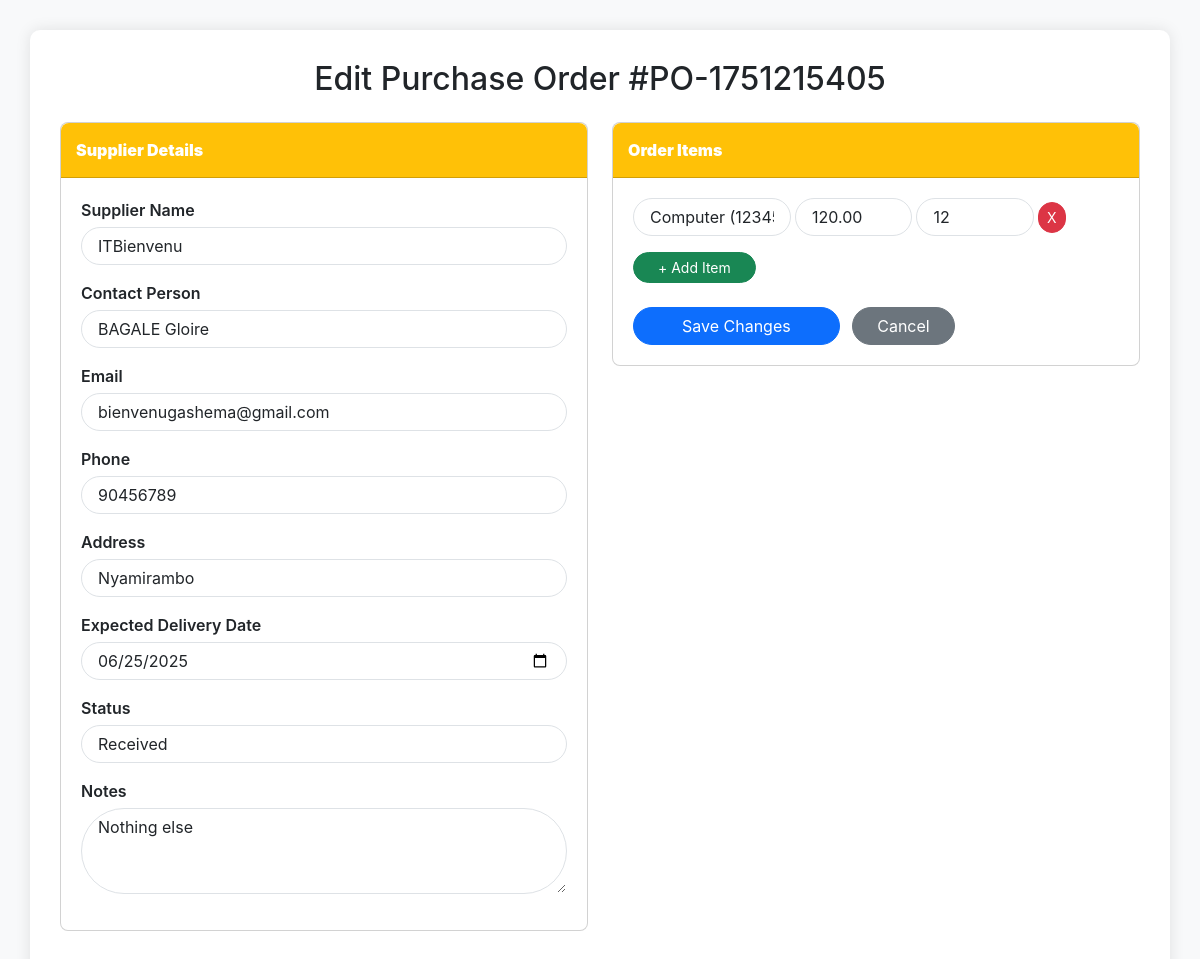
The page /edits/edit_purchase_order.php?po=PO-1751215405 (signed in) on the database its author committed.
### tables this page shows
CREATE TABLE `purchase_orders` (
  `id` int(11) NOT NULL,
  `po_number` varchar(50) NOT NULL,
  `supplier_name` varchar(100) NOT NULL,
  `supplier_contact_person` varchar(100) DEFAULT NULL,
  `supplier_email` varchar(100) DEFAULT NULL,
  `supplier_phone` varchar(50) DEFAULT NULL,
  `supplier_address` varchar(255) DEFAULT NULL,
  `total_amount` decimal(12,2) NOT NULL,
  `order_date` date DEFAULT curdate(),
  `expected_delivery_date` date DEFAULT NULL,
  `status` varchar(20) DEFAULT 'pending',
  `notes` text DEFAULT NULL,
  `created_by` int(11) NOT NULL,
  `created_at` timestamp NOT NULL DEFAULT current_timestamp()
);

CREATE TABLE `purchase_order_items` (
  `id` int(11) NOT NULL,
  `po_id` int(11) NOT NULL,
  `product_id` int(11) DEFAULT NULL,
  `quantity` int(11) NOT NULL,
  `unit_cost` decimal(10,2) NOT NULL,
  `total_cost` decimal(12,2) NOT NULL,
  `notes` varchar(255) DEFAULT NULL
);

CREATE TABLE `products` (
  `id` int(11) NOT NULL,
  `name` varchar(100) NOT NULL,
  `category` varchar(100) DEFAULT NULL,
  `sku` varchar(50) DEFAULT NULL,
  `description` text DEFAULT NULL,
  `cost_price` decimal(10,2) DEFAULT 0.00,
  `price` decimal(10,2) NOT NULL,
  `quantity` int(11) NOT NULL DEFAULT 0,
  `low_stock` int(11) DEFAULT 5,
  `supplier` varchar(100) DEFAULT NULL,
  `image` varchar(255) DEFAULT NULL,
  `created_by` int(11) DEFAULT NULL,
  `created_at` timestamp NOT NULL DEFAULT current_timestamp()
);

### edits/edit_purchase_order.php (the view, shortened to what this page needs)
<?php
include_once "../config/config.php";
$po_number = mysqli_real_escape_string($conn, $_GET['po']);
$po_query = mysqli_query($conn, "
    SELECT *
    FROM purchase_orders
    WHERE po_number = '$po_number'
");
$po_data = mysqli_fetch_assoc($po_query);
$po_id = $po_data['id'];
$items_query = mysqli_query($conn, "
    SELECT poi.*, p.name AS product_name, p.sku AS product_sku, p.cost_price AS product_default_cost_price
    FROM purchase_order_items poi
    LEFT JOIN products p ON poi.product_id = p.id
    WHERE poi.po_id = $po_id
");
$purchase_order_items = [];
while ($item = mysqli_fetch_assoc($items_query)) {
    $purchase_order_items[] = $item;
}
$all_products_edit_po = mysqli_query($conn, "SELECT id, name, sku, cost_price FROM products ORDER BY name ASC");
$all_products_edit_po_array = [];
while ($p = mysqli_fetch_assoc($all_products_edit_po)) {
    $all_products_edit_po_array[] = $p;
}
?>
<!DOCTYPE html>
<html lang="en">
<head>
    <link href="https://cdn.jsdelivr.net/npm/bootstrap@5.3.0/dist/css/bootstrap.min.css" rel="stylesheet">
</head>
<body>
    <div class="container">
        <h2 class="mb-4 text-center">Edit Purchase Order #<?php echo htmlspecialchars($po_data['po_number']); ?></h2>
        <form action="../functions/UpdatePurchaseOrder.php" method="POST">
            <div class="row">
                <div class="col-lg-6">
                    <div class="card rounded-3 mb-4">
                        <div class="card-header"><strong>Supplier Details</strong></div>
                        <div class="card-body card-block">
                            <div class="form-group mb-3">
                                <label class="form-label">Supplier Name</label>
                                <input type="text" name="supplier_name" class="form-control rounded-pill px-3" value="<?php echo htmlspecialchars($po_data['supplier_name']); ?>" required>
                            </div>
                            <div class="form-group mb-3">
                                <label class="form-label">Contact Person</label>
                                <input type="text" name="supplier_contact_person" class="form-control rounded-pill px-3" value="<?php echo htmlspecialchars($po_data['supplier_contact_person']); ?>">
                            </div>
                            <div class="form-group mb-3">
                                <label class="form-label">Email</label>
                                <input type="email" name="supplier_email" class="form-control rounded-pill px-3" value="<?php echo htmlspecialchars($po_data['supplier_email']); ?>">
                            </div>
                            <div class="form-group mb-3">
                                <label class="form-label">Phone</label>
                                <input type="text" name="supplier_phone" class="form-control rounded-pill px-3" value="<?php echo htmlspecialchars($po_data['supplier_phone']); ?>">
                            </div>
                            <div class="form-group mb-3">
                                <label class="form-label">Address</label>
                                <input type="text" name="supplier_address" class="form-control rounded-pill px-3" value="<?php echo htmlspecialchars($po_data['supplier_address']); ?>">
                            </div>
                            <div class="form-group mb-3">
                                <label class="form-label">Expected Delivery Date</label>
                                <input type="date" name="expected_delivery_date" class="form-control rounded-pill px-3" value="<?php echo htmlspecialchars($po_data['expected_delivery_date']); ?>">
                            </div>
                            <div class="form-group mb-3">
                                <label class="form-label">Status</label>
                                <select name="status" class="form-control rounded-pill px-3">
                                    <option value="received" <?php echo ($po_data['status'] == 'received') ? 'selected' : ''; ?>>Received</option>
                                </select>
                            </div>
                            <div class="form-group mb-3">
                                <label class="form-label">Notes</label>
                                <textarea name="notes" rows="3" class="form-control rounded-pill px-3" placeholder="Any special instructions or comments for the supplier"><?php echo htmlspecialchars($po_data['notes']); ?></textarea>
                            </div>
                        </div>
                    </div>
                </div>
                <div class="col-lg-6">
                    <div class="card rounded-3 mb-4">
                        <div class="card-header"><strong>Order Items</strong></div>
                        <div class="card-body card-block">
                            <div id="productRowsPO">
                                <?php if (empty($purchase_order_items)) : ?>
                                    <div class="form-row mb-2 product-row-po d-flex align-items-center">
                                        <div class="col-4 pe-1">
                                            <select name="products[]" class="form-control rounded-pill px-3" required onchange="updateUnitCost(this)">
                                                <option value="">-- Select Product --</option>
                                                <?php foreach ($all_products_edit_po_array as $p) : ?>
                                                    <option value="<?php echo htmlspecialchars($p['id']); ?>" data-cost-price="<?php echo htmlspecialchars($p['cost_price']); ?>">
                                                        <?php echo htmlspecialchars($p['name']); ?> (<?php echo htmlspecialchars($p['sku']); ?>)
                                                    </option>
                                                <?php endforeach; ?>
                                            </select>
                                        </div>
                                        <div class="col-3 pe-1">
                                            <input type="number" step="0.01" name="unit_costs[]" class="form-control rounded-pill px-3" placeholder="Unit Cost" required min="0.01">
                                        </div>
                                        <div class="col-3 pe-1">
                                            <input type="number" name="quantities[]" class="form-control rounded-pill px-3" placeholder="Qty" required min="1">
                                        </div>
                                        <div class="col-2 ps-0">
                                            <button type="button" class="btn btn-danger btn-sm removeRowPO rounded-pill">X</button>
                                        </div>
                                    </div>
                                <?php else : ?>
                                    <?php foreach ($purchase_order_items as $item) : ?>
                                        <div class="form-row mb-2 product-row-po d-flex align-items-center">
                                            <div class="col-4 pe-1">
                                                <select name="products[]" class="form-control rounded-pill px-3" required onchange="updateUnitCost(this)">
                                                    <?php foreach ($all_products_edit_po_array as $p) : ?>
                                                        <option value="<?php echo htmlspecialchars($p['id']); ?>" data-cost-price="<?php echo htmlspecialchars($p['cost_price']); ?>"
                                                            <?php echo ($p['id'] == $item['product_id']) ? 'selected' : ''; ?>>
                                                            <?php echo htmlspecialchars($p['name']); ?> (<?php echo htmlspecialchars($p['sku']); ?>)
                                                        </option>
                                                    <?php endforeach; ?>
                                                </select>
                                            </div>
                                            <div class="col-3 pe-1">
                                                <input type="number" step="0.01" name="unit_costs[]" class="form-control rounded-pill px-3" placeholder="Unit Cost" value="<?php echo htmlspecialchars($item['unit_cost']); ?>" required min="0.01">
                                            </div>
                                            <div class="col-3 pe-1">
                                                <input type="number" name="quantities[]" class="form-control rounded-pill px-3" placeholder="Qty" value="<?php echo htmlspecialchars($item['quantity']); ?>" required min="1">
                                            </div>
                                            <div class="col-2 ps-0">
                                                <button type="button" class="btn btn-danger btn-sm removeRowPO rounded-pill">X</button>
                                            </div>
                                        </div>
                                    <?php endforeach; ?>
                                <?php endif; ?>
                            </div>
                            <div class="form-group mt-3">
                                <button type="button" class="btn btn-success btn-sm rounded-pill px-4" id="addProductPO">+ Add Item</button>
                            </div>
                            <div class="form-group text-right mt-4">
                                <button type="submit" class="btn btn-primary rounded-pill px-5">Save Changes</button>
                                <a href="view_purchase_order.php?po=<?php echo htmlspecialchars($po_data['po_number']); ?>" class="btn btn-secondary rounded-pill px-4 ms-2">Cancel</a>
                            </div>
                        </div>
                    </div>
                </div>
            </div>
        </form>
    </div>
</body>
</html>

### edits/edit_purchase_order.php (style rules this page uses)
body { font-family: 'Inter', sans-serif; background-color: #f8f9fa; }
.container { margin-top: 30px; margin-bottom: 30px; background-color: #ffffff; padding: 30px; border-radius: 10px; box-shadow: 0 0 15px rgba(0, 0, 0, 0.1); }
.card-header { background-color: #ffc107; color: white; font-weight: bold; border-radius: 8px 8px 0 0 !important; padding: 15px; }
.card-body { padding: 20px; }
.btn-danger, .btn-success { border-radius: 5px; }
.form-group label { font-weight: 600; margin-bottom: 5px; }
.rounded-pill.px-3 { border-radius: 50rem !important; }

### rows shown on the page
purchase_orders: po_number "PO-1751215405", supplier_name "ITBienvenu", supplier_contact_person "BAGALE Gloire", supplier_email "bienvenugashema@gmail.com", supplier_phone "90456789", supplier_address "Nyamirambo", expected_delivery_date "06/25/2025", status "Received", notes "Nothing else"
purchase_order_items: product.name "Computer (1234567)", unit_cost "120.00", quantity "12"
